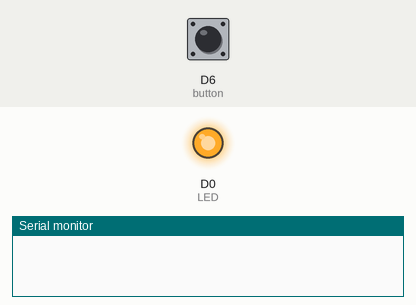
A sketch run on a simulated ESP8266 (NodeMCU). Shown: output pins drawn as LEDs (lit = HIGH), the last lines printed to the serial monitor. The test bench sets the inputs (shaded band); at power-on: D6 (button) LOW. WiFi joins after 1.5 s; servers stay silent unless stated.

Above: at 1.8 s.
1.9 s: D6 (button) pulled HIGH for 0.6 s
At 4.7 s:
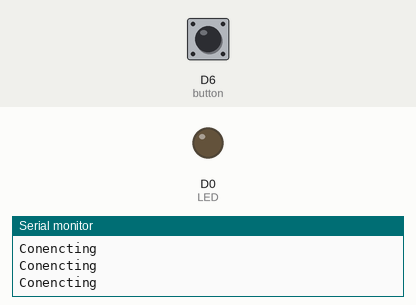
Timing chart, 0 to 10.2 s (numbered marks = the images above; inputs shaded):
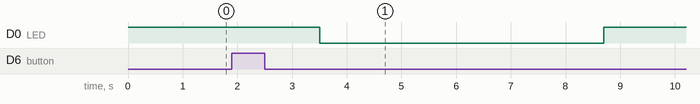

The sketch:

Emergency_button.ino
```cpp
#include <ESP8266WiFi.h>
const char* ssid     = "";
const char* password = "";
int button= D6;                                      // D1 pin of ESP12E board
int LED =16;                                         // D0 pin of ESP12E board
const char* host = "maker.ifttt.com";                //IFTTT channel address
int buttonState = LOW;
void setup() {
 pinMode(button, INPUT);
 pinMode(LED,OUTPUT);
 Serial.begin(115200);
 digitalWrite(LED,HIGH);                             // By default Off state
 }
int value = 1;
void loop() {
   buttonState = digitalRead(button);
    if (buttonState == HIGH) {                     //button is pulled down to ground via 10k resistor
       if (value == 1){
         WiFi.disconnect();
        Serial.println("Button Pressed");
       WiFi.begin(ssid, password);                // connecting to wifi
       while (WiFi.status() != WL_CONNECTED) {
        Serial.println("Conencting");
       delay(500);
       }
       digitalWrite(LED,LOW);                       // LED turns On
       WiFiClient client;
       const int httpPort = 80;
       if (!client.connect(host, httpPort)) {
        Serial.println("Weak Network");
       return;
       }
       // We now create a URI for the request
       String url = "/trigger/Help_Me/with/key/cWJ6Y3w2-p0viJ6k9_3AfcgF6myL-7PLo9XD3xlU7JZ";   //our link to trigger the event with special key and event name
       // This will send the request to the server
       client.print(String("GET ") + url + " HTTP/1.1\r\n" + "Host: " + host + "\r\n" + "Connection: close\r\n\r\n");  // GET request
       value = 0;
       delay(5000);
       digitalWrite(LED,HIGH);  // LED turns Off
       }
    }
    else{
    value = 1;
    delay(500);
    }
}
```

Measured:
- after the input at 1.9 s, D0 (LED): HIGH → LOW after 1.6 s, → HIGH 5.2 s later
